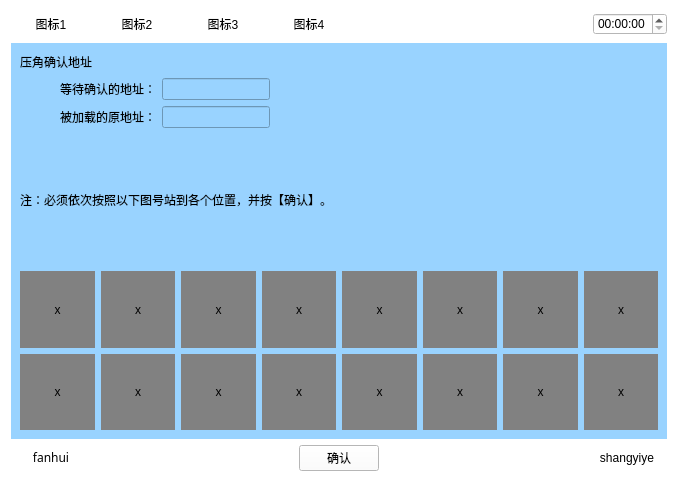
<?xml version="1.0" encoding="UTF-8"?>
<ui version="4.0">
 <class>Yajiaoquerendizhi</class>
 <widget class="QWidget" name="Yajiaoquerendizhi">
  <property name="geometry">
   <rect>
    <x>0</x>
    <y>0</y>
    <width>678</width>
    <height>482</height>
   </rect>
  </property>
  <property name="windowTitle">
   <string>Form</string>
  </property>
  <property name="styleSheet">
   <string notr="true">background-color: rgb(255, 255, 255);</string>
  </property>
  <layout class="QVBoxLayout" name="verticalLayout_4" stretch="1,5,1">
   <item>
    <layout class="QHBoxLayout" name="horizontalLayout_5">
     <item>
      <widget class="QPushButton" name="pushButton">
       <property name="text">
        <string>图标1</string>
       </property>
       <property name="flat">
        <bool>true</bool>
       </property>
      </widget>
     </item>
     <item>
      <widget class="QPushButton" name="pushButton_2">
       <property name="text">
        <string>图标2</string>
       </property>
       <property name="flat">
        <bool>true</bool>
       </property>
      </widget>
     </item>
     <item>
      <widget class="QPushButton" name="pushButton_3">
       <property name="text">
        <string>图标3</string>
       </property>
       <property name="flat">
        <bool>true</bool>
       </property>
      </widget>
     </item>
     <item>
      <widget class="QPushButton" name="pushButton_4">
       <property name="text">
        <string>图标4</string>
       </property>
       <property name="flat">
        <bool>true</bool>
       </property>
      </widget>
     </item>
     <item>
      <spacer name="horizontalSpacer_4">
       <property name="orientation">
        <enum>Qt::Horizontal</enum>
       </property>
       <property name="sizeHint" stdset="0">
        <size>
         <width>40</width>
         <height>20</height>
        </size>
       </property>
      </spacer>
     </item>
     <item>
      <widget class="QTimeEdit" name="timeEdit_2"/>
     </item>
    </layout>
   </item>
   <item>
    <widget class="QWidget" name="widget" native="true">
     <property name="sizePolicy">
      <sizepolicy hsizetype="Preferred" vsizetype="Preferred">
       <horstretch>0</horstretch>
       <verstretch>0</verstretch>
      </sizepolicy>
     </property>
     <property name="contextMenuPolicy">
      <enum>Qt::DefaultContextMenu</enum>
     </property>
     <property name="styleSheet">
      <string notr="true">background-color: rgb(153, 211, 255);</string>
     </property>
     <layout class="QVBoxLayout" name="verticalLayout_2">
      <item>
       <layout class="QHBoxLayout" name="horizontalLayout">
        <item>
         <widget class="QLabel" name="label">
          <property name="text">
           <string>压角确认地址</string>
          </property>
         </widget>
        </item>
        <item>
         <spacer name="horizontalSpacer">
          <property name="orientation">
           <enum>Qt::Horizontal</enum>
          </property>
          <property name="sizeHint" stdset="0">
           <size>
            <width>40</width>
            <height>20</height>
           </size>
          </property>
         </spacer>
        </item>
        <item>
         <layout class="QVBoxLayout" name="verticalLayout"/>
        </item>
       </layout>
      </item>
      <item>
       <layout class="QHBoxLayout" name="horizontalLayout_7">
        <item>
         <spacer name="horizontalSpacer_10">
          <property name="orientation">
           <enum>Qt::Horizontal</enum>
          </property>
          <property name="sizeType">
           <enum>QSizePolicy::Preferred</enum>
          </property>
          <property name="sizeHint" stdset="0">
           <size>
            <width>40</width>
            <height>20</height>
           </size>
          </property>
         </spacer>
        </item>
        <item>
         <widget class="QLabel" name="label_6">
          <property name="text">
           <string>等待确认的地址：</string>
          </property>
         </widget>
        </item>
        <item>
         <widget class="QLineEdit" name="lineEdit_3">
          <property name="sizePolicy">
           <sizepolicy hsizetype="Preferred" vsizetype="Fixed">
            <horstretch>0</horstretch>
            <verstretch>0</verstretch>
           </sizepolicy>
          </property>
         </widget>
        </item>
        <item>
         <spacer name="horizontalSpacer_11">
          <property name="orientation">
           <enum>Qt::Horizontal</enum>
          </property>
          <property name="sizeHint" stdset="0">
           <size>
            <width>40</width>
            <height>20</height>
           </size>
          </property>
         </spacer>
        </item>
       </layout>
      </item>
      <item>
       <layout class="QVBoxLayout" name="verticalLayout_3">
        <item>
         <layout class="QHBoxLayout" name="horizontalLayout_4">
          <item>
           <spacer name="horizontalSpacer_9">
            <property name="orientation">
             <enum>Qt::Horizontal</enum>
            </property>
            <property name="sizeType">
             <enum>QSizePolicy::Preferred</enum>
            </property>
            <property name="sizeHint" stdset="0">
             <size>
              <width>40</width>
              <height>20</height>
             </size>
            </property>
           </spacer>
          </item>
          <item>
           <widget class="QLabel" name="label_3">
            <property name="text">
             <string>被加载的原地址：</string>
            </property>
           </widget>
          </item>
          <item>
           <widget class="QLineEdit" name="lineEdit_2">
            <property name="sizePolicy">
             <sizepolicy hsizetype="Preferred" vsizetype="Fixed">
              <horstretch>0</horstretch>
              <verstretch>0</verstretch>
             </sizepolicy>
            </property>
           </widget>
          </item>
          <item>
           <spacer name="horizontalSpacer_7">
            <property name="orientation">
             <enum>Qt::Horizontal</enum>
            </property>
            <property name="sizeHint" stdset="0">
             <size>
              <width>40</width>
              <height>20</height>
             </size>
            </property>
           </spacer>
          </item>
         </layout>
        </item>
        <item>
         <layout class="QHBoxLayout" name="horizontalLayout_6" stretch="0">
          <item>
           <widget class="QLabel" name="label_5">
            <property name="frameShape">
             <enum>QFrame::NoFrame</enum>
            </property>
            <property name="lineWidth">
             <number>2</number>
            </property>
            <property name="text">
             <string>注：必须依次按照以下图号站到各个位置，并按【确认】。</string>
            </property>
            <property name="wordWrap">
             <bool>true</bool>
            </property>
           </widget>
          </item>
         </layout>
        </item>
       </layout>
      </item>
      <item>
       <layout class="QGridLayout" name="gridLayout">
        <item row="0" column="0">
         <widget class="QLabel" name="label_4">
          <property name="styleSheet">
           <string notr="true">background-color: rgb(129, 129, 129);</string>
          </property>
          <property name="text">
           <string>x</string>
          </property>
          <property name="alignment">
           <set>Qt::AlignCenter</set>
          </property>
         </widget>
        </item>
        <item row="0" column="1">
         <widget class="QLabel" name="label_10">
          <property name="styleSheet">
           <string notr="true">background-color: rgb(129, 129, 129);</string>
          </property>
          <property name="text">
           <string>x</string>
          </property>
          <property name="alignment">
           <set>Qt::AlignCenter</set>
          </property>
         </widget>
        </item>
        <item row="0" column="2">
         <widget class="QLabel" name="label_11">
          <property name="styleSheet">
           <string notr="true">background-color: rgb(129, 129, 129);</string>
          </property>
          <property name="text">
           <string>x</string>
          </property>
          <property name="alignment">
           <set>Qt::AlignCenter</set>
          </property>
         </widget>
        </item>
        <item row="0" column="3">
         <widget class="QLabel" name="label_12">
          <property name="styleSheet">
           <string notr="true">background-color: rgb(129, 129, 129);</string>
          </property>
          <property name="text">
           <string>x</string>
          </property>
          <property name="alignment">
           <set>Qt::AlignCenter</set>
          </property>
         </widget>
        </item>
        <item row="0" column="4">
         <widget class="QLabel" name="label_13">
          <property name="styleSheet">
           <string notr="true">background-color: rgb(129, 129, 129);</string>
          </property>
          <property name="text">
           <string>x</string>
          </property>
          <property name="alignment">
           <set>Qt::AlignCenter</set>
          </property>
         </widget>
        </item>
        <item row="0" column="5">
         <widget class="QLabel" name="label_14">
          <property name="styleSheet">
           <string notr="true">background-color: rgb(129, 129, 129);</string>
          </property>
          <property name="text">
           <string>x</string>
          </property>
          <property name="alignment">
           <set>Qt::AlignCenter</set>
          </property>
         </widget>
        </item>
        <item row="0" column="6">
         <widget class="QLabel" name="label_15">
          <property name="styleSheet">
           <string notr="true">background-color: rgb(129, 129, 129);</string>
          </property>
          <property name="text">
           <string>x</string>
          </property>
          <property name="alignment">
           <set>Qt::AlignCenter</set>
          </property>
         </widget>
        </item>
        <item row="0" column="7">
         <widget class="QLabel" name="label_16">
          <property name="styleSheet">
           <string notr="true">background-color: rgb(129, 129, 129);</string>
          </property>
          <property name="text">
           <string>x</string>
          </property>
          <property name="alignment">
           <set>Qt::AlignCenter</set>
          </property>
         </widget>
        </item>
        <item row="1" column="0">
         <widget class="QLabel" name="label_17">
          <property name="styleSheet">
           <string notr="true">background-color: rgb(129, 129, 129);</string>
          </property>
          <property name="text">
           <string>x</string>
          </property>
          <property name="alignment">
           <set>Qt::AlignCenter</set>
          </property>
         </widget>
        </item>
        <item row="1" column="1">
         <widget class="QLabel" name="label_19">
          <property name="styleSheet">
           <string notr="true">background-color: rgb(129, 129, 129);</string>
          </property>
          <property name="text">
           <string>x</string>
          </property>
          <property name="alignment">
           <set>Qt::AlignCenter</set>
          </property>
         </widget>
        </item>
        <item row="1" column="2">
         <widget class="QLabel" name="label_24">
          <property name="styleSheet">
           <string notr="true">background-color: rgb(129, 129, 129);</string>
          </property>
          <property name="text">
           <string>x</string>
          </property>
          <property name="alignment">
           <set>Qt::AlignCenter</set>
          </property>
         </widget>
        </item>
        <item row="1" column="3">
         <widget class="QLabel" name="label_20">
          <property name="styleSheet">
           <string notr="true">background-color: rgb(129, 129, 129);</string>
          </property>
          <property name="text">
           <string>x</string>
          </property>
          <property name="alignment">
           <set>Qt::AlignCenter</set>
          </property>
         </widget>
        </item>
        <item row="1" column="4">
         <widget class="QLabel" name="label_23">
          <property name="styleSheet">
           <string notr="true">background-color: rgb(129, 129, 129);</string>
          </property>
          <property name="text">
           <string>x</string>
          </property>
          <property name="alignment">
           <set>Qt::AlignCenter</set>
          </property>
         </widget>
        </item>
        <item row="1" column="5">
         <widget class="QLabel" name="label_21">
          <property name="styleSheet">
           <string notr="true">background-color: rgb(129, 129, 129);</string>
          </property>
          <property name="text">
           <string>x</string>
          </property>
          <property name="alignment">
           <set>Qt::AlignCenter</set>
          </property>
         </widget>
        </item>
        <item row="1" column="6">
         <widget class="QLabel" name="label_22">
          <property name="styleSheet">
           <string notr="true">background-color: rgb(129, 129, 129);</string>
          </property>
          <property name="text">
           <string>x</string>
          </property>
          <property name="alignment">
           <set>Qt::AlignCenter</set>
          </property>
         </widget>
        </item>
        <item row="1" column="7">
         <widget class="QLabel" name="label_18">
          <property name="styleSheet">
           <string notr="true">background-color: rgb(129, 129, 129);</string>
          </property>
          <property name="text">
           <string>x</string>
          </property>
          <property name="alignment">
           <set>Qt::AlignCenter</set>
          </property>
         </widget>
        </item>
       </layout>
      </item>
     </layout>
    </widget>
   </item>
   <item>
    <layout class="QHBoxLayout" name="horizontalLayout_2">
     <item>
      <widget class="QPushButton" name="returnIndex">
       <property name="font">
        <font>
         <family>AR PL UMing TW MBE</family>
        </font>
       </property>
       <property name="text">
        <string>fanhui</string>
       </property>
       <property name="flat">
        <bool>true</bool>
       </property>
      </widget>
     </item>
     <item>
      <spacer name="horizontalSpacer_2">
       <property name="orientation">
        <enum>Qt::Horizontal</enum>
       </property>
       <property name="sizeHint" stdset="0">
        <size>
         <width>40</width>
         <height>20</height>
        </size>
       </property>
      </spacer>
     </item>
     <item>
      <widget class="QPushButton" name="confirm">
       <property name="text">
        <string>确认</string>
       </property>
      </widget>
     </item>
     <item>
      <spacer name="horizontalSpacer_3">
       <property name="orientation">
        <enum>Qt::Horizontal</enum>
       </property>
       <property name="sizeHint" stdset="0">
        <size>
         <width>40</width>
         <height>20</height>
        </size>
       </property>
      </spacer>
     </item>
     <item>
      <widget class="QPushButton" name="returnPage">
       <property name="text">
        <string>shangyiye</string>
       </property>
       <property name="flat">
        <bool>true</bool>
       </property>
      </widget>
     </item>
    </layout>
   </item>
  </layout>
 </widget>
 <resources/>
 <connections/>
</ui>
